Frame 1 (no input): blank canvas, image omitted
Frame 60 (no input): blank canvas, image omitted
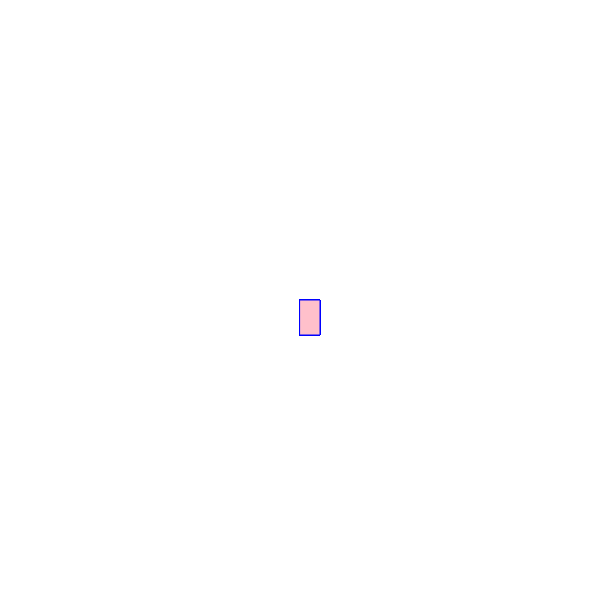
Frame 120 (the mouse pressed at the canvas centre since frame 60)

The p5.js sketch whose frames 1 and 60 were blank and that drew this single picture after the mouse press (run headless with seeded random() and noise() and a simulated clock; from frame 60 on, the mouse is pressed at the canvas centre):

// p5.js sketch
// ── sketch.js
function setup() {
    createCanvas(600, 600);
    background( "white ")
  } 
  
  function draw() {
    
    stroke("blue")
    fill("pink")
         
        // console.log(mouseIsPressed);
    
    if (mouseIsPressed) {
     rect(mouseX, mouseY,20,35);
    }
    
  }
